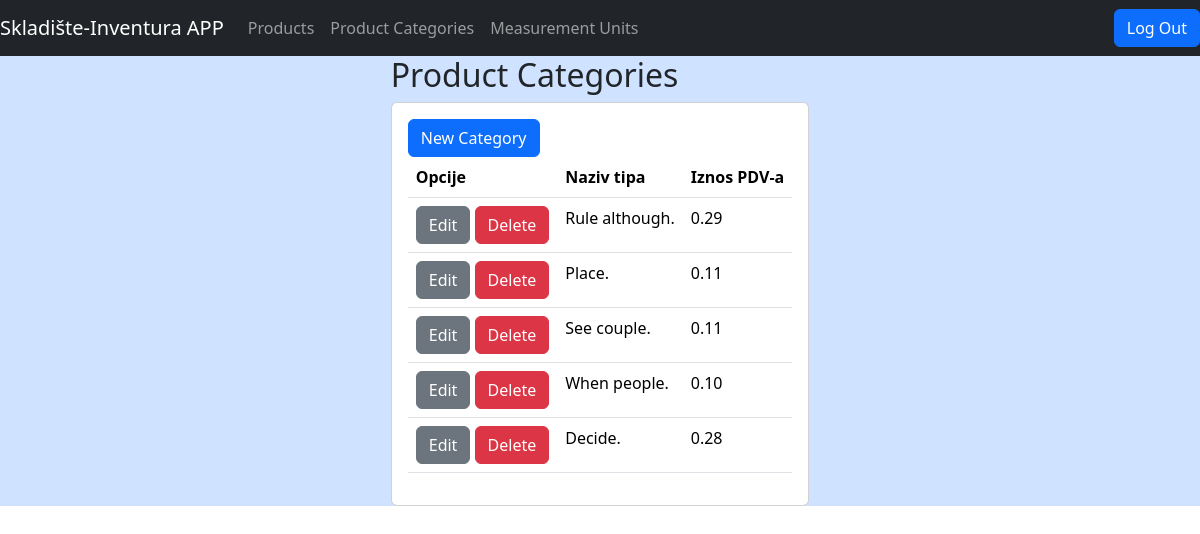
Page /kategorije (signed in) on the earlier database version.
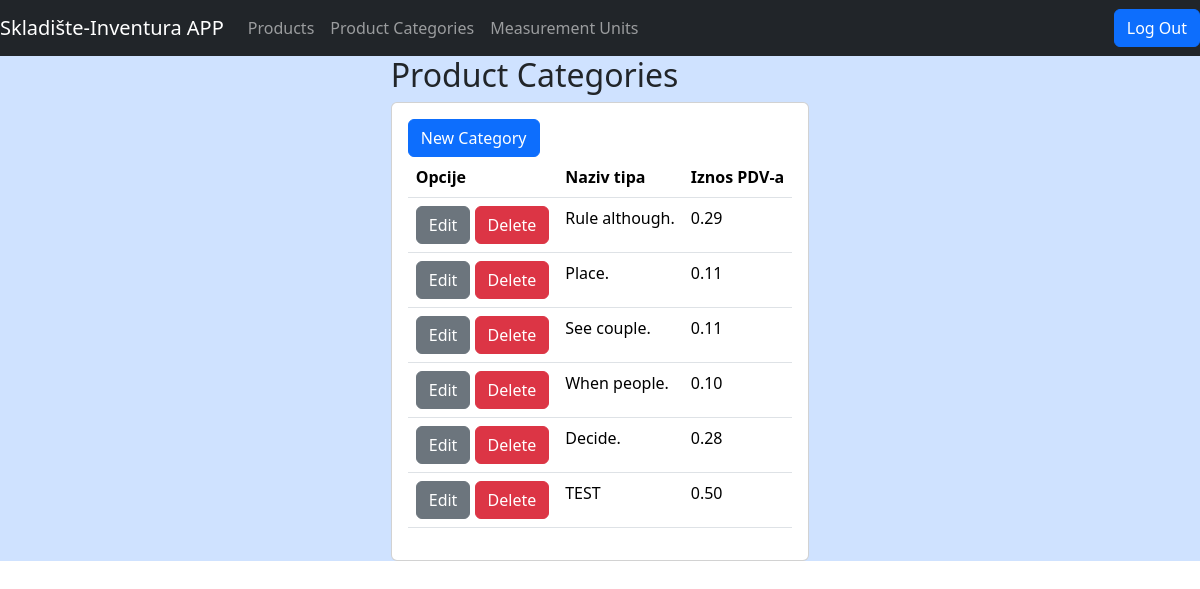
Same page on the later database version.
### skladiste/models.py (models this page shows, shortened)
class Tip_Proizvoda(models.Model):
    naziv_tipa=models.CharField( max_length=100)
    iznos_pdv=models.FloatField()

### skladiste/views.py (the view)
# urls.py: path("kategorije", TipProizvodaView.as_view(),name="kategorije"),
class TipProizvodaView(ListView):
    model=Tip_Proizvoda
    template_name='lists/kategorije_list.html'
    context_object_name='tipovi'
    def get(self, request):
        if not (request.user.is_authenticated):
            return redirect("home")
        else:
            return super().get(request=request)

### skladiste/templates/lists/kategorije_list.html (shortened to what this page needs)
{%extends "base.html"%}
{% block content %}
<h2>Product Categories </h2>
<div class="card">
<div class="card-body">
<a href={%url 'novi_tip'%} class="btn btn-primary">New Category</a>
<table class="table">
    <tr>
        <th scope="col">Opcije</th>
        <th scope="col">Naziv tipa</th>
        <th scope="col">Iznos PDV-a</th>
    </tr>
    {%for tip in tipovi%}
    <tr>
        <td><a href="{% url 'update_tip' tip.pk %}" class="btn btn-secondary">Edit</a> <a href="{% url 'delete_tip' tip.pk %}" class="btn btn-danger">Delete</a></td>
        <td>{{tip.naziv_tipa}}</td>
        <td>{{tip.iznos_pdv | floatformat:2}}</td>
    </tr>
    {%empty%}
    <p><strong>Category list empty!</strong><p>
    {%endfor%}
</table>
</div>
</div>
{% endblock %}

### skladiste/templates/base.html (shortened to what this page needs)
<!DOCTYPE html>
<html>
<head>
 <link href="https://cdn.jsdelivr.net/npm/bootstrap@5.3.3/dist/css/bootstrap.min.css" rel="stylesheet">
</head>
<body>
<main>
<div class="containter-fluid bg-primary-subtle">
    {%if user.is_authenticated%}
        <nav class="navbar navbar-expand-sm navbar-dark bg-dark">
            <a class="navbar-brand" href="{% url 'home'%}">Skladište-Inventura APP</a>
            <div class="collapse navbar-collapse" id="navbarNavAltMarkup">
            <div class="navbar-nav">
                <a class="nav-item nav-link" href={%url 'proizvodi'%}>Products</a>
                <a class="nav-item nav-link" href={%url 'kategorije'%}>Product Categories  </a>
                <a class="nav-item nav-link" href={%url 'jedinice_mjere'%}>Measurement Units</a>
            </div>
            <div class="navbar-nav ms-auto">
                <form class="nav-item " action="{% url 'logout'%}" method="post">
                    <button class="btn btn-primary" type="submit">Log Out</button>
                </form>
            </div>
            </div>
        </nav>
</div>
{%endif%}
<div class="containter-fluid bg-primary-subtle">
<div class="row justify-content-md-center">
    <div class="col-md-auto">
        {%block content%}{%endblock%}
</div>
</main>
</body>
</html>

Differences in the rows shown:
added Tip_Proizvoda: naziv_tipa "TEST", iznos_pdv "0.50"
